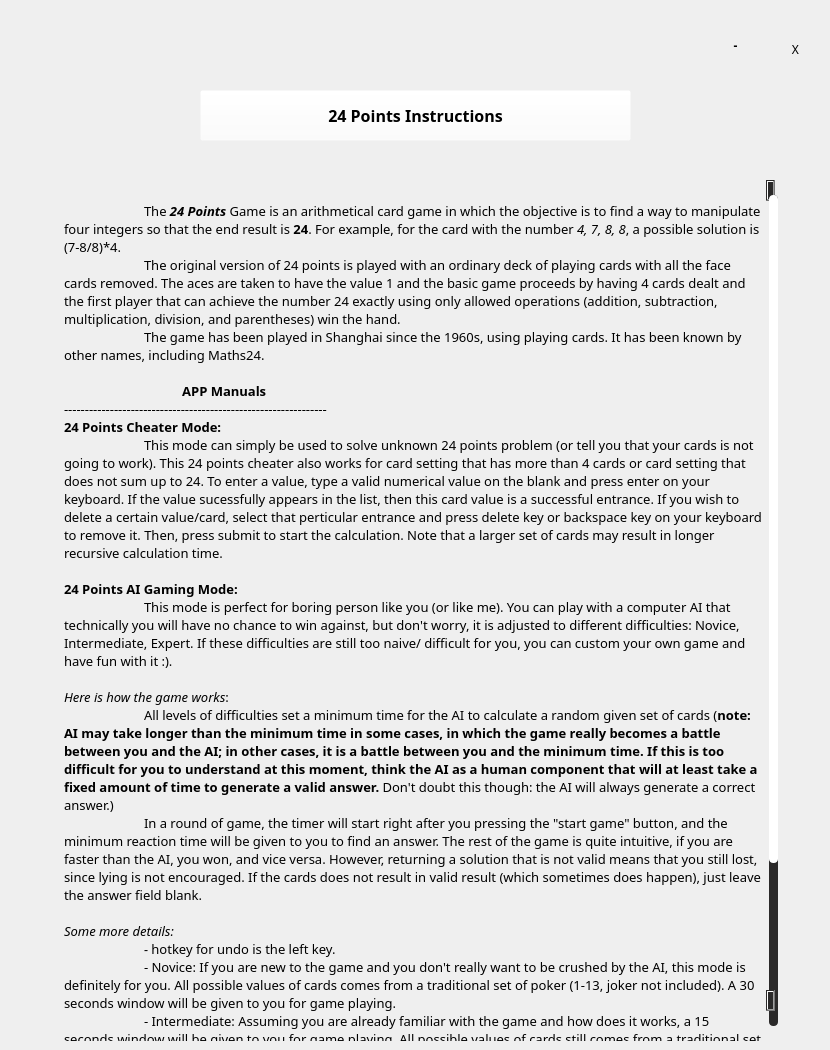
   <widget class="QWidget" name="background_info">
    <widget class="QPushButton" name="minibtn_2">
     <property name="geometry">
      <rect>
       <x>710</x>
       <y>20</y>
       <width>51</width>
       <height>51</height>
      </rect>
     </property>
     <property name="font">
      <font>
       <family>Yu Gothic</family>
       <bold>true</bold>
      </font>
     </property>
     <property name="styleSheet">
      <string notr="true">QPushButton:hover{
background-color:rgb(245, 205, 122);
border: none;
border-radius: 20px;

}

QPushButton{
padding-top:0px;
border: none;
}</string>
     </property>
     <property name="text">
      <string>-</string>
     </property>
    </widget>
    <widget class="QPushButton" name="closebtn_2">
     <property name="geometry">
      <rect>
       <x>770</x>
       <y>20</y>
       <width>51</width>
       <height>51</height>
      </rect>
     </property>
     <property name="font">
      <font>
       <family>Adobe Devanagari</family>
      </font>
     </property>
     <property name="styleSheet">
      <string notr="true">QPushButton#closebtn_2:hover{
background-color:rgb(219, 102, 111);
border: none;
border-radius: 20px;

}

QPushButton#closebtn_2{
padding-top:8px;
border: none;
border-radius: 30px;
}</string>
     </property>
     <property name="text">
      <string>Χ</string>
     </property>
    </widget>
    <widget class="QTextEdit" name="textEdit">
     <property name="geometry">
      <rect>
       <x>60</x>
       <y>180</y>
       <width>721</width>
       <height>861</height>
      </rect>
     </property>
     <property name="font">
      <font>
       <family>Adobe Devanagari</family>
       <pointsize>10</pointsize>
       <italic>false</italic>
       <bold>false</bold>
       <underline>false</underline>
      </font>
     </property>
     <property name="styleSheet">
      <string notr="true">QAbstractScrollArea{
background-color: rgba(255, 255, 255, 0);
border: none;
	font: 10pt &quot;Adobe Devanagari&quot;;
selection-background-color: black;
selection-color: white;
}

 QScrollBar:vertical
 {
     background-color: #2A2929;
     width: 15px;
     margin: 15px 3px 15px 3px;
     border: 1px transparent #2A2929;
     border-radius: 4px;
 }

 QScrollBar::handle:vertical
 {
     background-color: white;         /* #605F5F; */
     min-height: 5px;
     border-radius: 4px;
 }

 QScrollBar::sub-line:vertical
 {
     margin: 3px 0px 3px 0px;
     border-image: url(:/qss_icons/rc/up_arrow_disabled.png);
     height: 10px;
     width: 10px;
     subcontrol-position: top;
     subcontrol-origin: margin;
 }

 QScrollBar::add-line:vertical
 {
     margin: 3px 0px 3px 0px;
     border-image: url(:/qss_icons/rc/down_arrow_disabled.png);
     height: 10px;
     width: 10px;
     subcontrol-position: bottom;
     subcontrol-origin: margin;
 }

 QScrollBar::sub-line:vertical:hover,QScrollBar::sub-line:vertical:on
 {

     border-image: url(:/qss_icons/rc/up_arrow.png);
     height: 10px;
     width: 10px;
     subcontrol-position: top;
     subcontrol-origin: margin;
 }


 QScrollBar::add-line:vertical:hover, QScrollBar::add-line:vertical:on
 {
     border-image: url(:/qss_icons/rc/down_arrow.png);
     height: 10px;
     width: 10px;
     subcontrol-position: bottom;
     subcontrol-origin: margin;
 }

 QScrollBar::up-arrow:vertical, QScrollBar::down-arrow:vertical
 {
     background: none;
 }


 QScrollBar::add-page:vertical, QScrollBar::sub-page:vertical
 {
     background: none;
 }
</string>
     </property>
     <property name="readOnly">
      <bool>true</bool>
     </property>
     <property name="html">
      <string>&lt;!DOCTYPE HTML PUBLIC &quot;-//W3C//DTD HTML 4.0//EN&quot; &quot;http://www.w3.org/TR/REC-html40/strict.dtd&quot;&gt;
&lt;html&gt;&lt;head&gt;&lt;meta name=&quot;qrichtext&quot; content=&quot;1&quot; /&gt;&lt;meta charset=&quot;utf-8&quot; /&gt;&lt;style type=&quot;text/css&quot;&gt;
p, li { white-space: pre-wrap; }
&lt;/style&gt;&lt;/head&gt;&lt;body style=&quot; font-family:'Adobe Devanagari'; font-size:10pt; font-weight:400; font-style:normal;&quot;&gt;
&lt;p style=&quot; margin-top:0px; margin-bottom:0px; margin-left:0px; margin-right:0px; -qt-block-indent:0; text-indent:0px;&quot;&gt;	&lt;/p&gt;
&lt;p style=&quot; margin-top:0px; margin-bottom:0px; margin-left:0px; margin-right:0px; -qt-block-indent:0; text-indent:0px;&quot;&gt;	The &lt;span style=&quot; font-weight:600; font-style:italic;&quot;&gt;24 Points&lt;/span&gt; Game is an arithmetical card game in which the objective is to find a way to manipulate four integers so that the end result is &lt;span style=&quot; font-weight:600;&quot;&gt;24&lt;/span&gt;. For example, for the card with the number &lt;span style=&quot; font-style:italic;&quot;&gt;4, 7, 8, 8&lt;/span&gt;, a possible solution is (7-8/8)*4. &lt;/p&gt;
&lt;p style=&quot; margin-top:0px; margin-bottom:0px; margin-left:0px; margin-right:0px; -qt-block-indent:0; text-indent:0px;&quot;&gt;	The original version of 24 points is played with an ordinary deck of playing cards with all the face cards removed. The aces are taken to have the value 1 and the basic game proceeds by having 4 cards dealt and the first player that can achieve the number 24 exactly using only allowed operations (addition, subtraction, multiplication, division, and parentheses) win the hand. &lt;/p&gt;
&lt;p style=&quot; margin-top:0px; margin-bottom:0px; margin-left:0px; margin-right:0px; -qt-block-indent:0; text-indent:0px;&quot;&gt;	The game has been played in Shanghai since the 1960s, using playing cards. It has been known by other names, including Maths24.&lt;/p&gt;
&lt;p style=&quot;-qt-paragraph-type:empty; margin-top:0px; margin-bottom:0px; margin-left:0px; margin-right:0px; -qt-block-indent:0; text-indent:0px;&quot;&gt;&lt;br /&gt;&lt;/p&gt;
&lt;p style=&quot; margin-top:0px; margin-bottom:0px; margin-left:0px; margin-right:0px; -qt-block-indent:0; text-indent:0px;&quot;&gt;                                   &lt;span style=&quot; font-weight:600;&quot;&gt;APP Manuals&lt;/span&gt;&lt;/p&gt;
&lt;p style=&quot; margin-top:0px; margin-bottom:0px; margin-left:0px; margin-right:0px; -qt-block-indent:0; text-indent:0px;&quot;&gt;---------------------------------------------------------------&lt;/p&gt;
&lt;p style=&quot; margin-top:0px; margin-bottom:0px; margin-left:0px; margin-right:0px; -qt-block-indent:0; text-indent:0px;&quot;&gt;&lt;span style=&quot; font-weight:600;&quot;&gt;24 Points Cheater Mode: &lt;/span&gt;&lt;/p&gt;
&lt;p style=&quot; margin-top:0px; margin-bottom:0px; margin-left:0px; margin-right:0px; -qt-block-indent:0; text-indent:0px;&quot;&gt;	This mode can simply be used to solve unknown 24 points problem (or tell you that your cards is not going to work). This 24 points cheater also works for card setting that has more than 4 cards or card setting that does not sum up to 24. To enter a value, type a valid numerical value on the blank and press enter on your keyboard. If the value sucessfully appears in the list, then this card value is a successful entrance. If you wish to delete a certain value/card, select that perticular entrance and press delete key or backspace key on your keyboard to remove it. Then, press submit to start the calculation. Note that a larger set of cards may result in longer recursive calculation time. &lt;/p&gt;
&lt;p style=&quot;-qt-paragraph-type:empty; margin-top:0px; margin-bottom:0px; margin-left:0px; margin-right:0px; -qt-block-indent:0; text-indent:0px;&quot;&gt;&lt;br /&gt;&lt;/p&gt;
&lt;p style=&quot; margin-top:0px; margin-bottom:0px; margin-left:0px; margin-right:0px; -qt-block-indent:0; text-indent:0px;&quot;&gt;&lt;span style=&quot; font-weight:600;&quot;&gt;24 Points AI Gaming Mode:&lt;/span&gt;&lt;/p&gt;
&lt;p style=&quot; margin-top:0px; margin-bottom:0px; margin-left:0px; margin-right:0px; -qt-block-indent:0; text-indent:0px;&quot;&gt;&lt;span style=&quot; font-weight:600;&quot;&gt;	&lt;/span&gt;This mode is perfect for boring person like you (or like me). You can play with a computer AI that technically you will have no chance to win against, but don't worry, it is adjusted to different difficulties: Novice, Intermediate, Expert. If these difficulties are still too naive/ difficult for you, you can custom your own game and have fun with it :).&lt;/p&gt;
&lt;p style=&quot;-qt-paragraph-type:empty; margin-top:0px; margin-bottom:0px; margin-left:0px; margin-right:0px; -qt-block-indent:0; text-indent:0px;&quot;&gt;&lt;br /&gt;&lt;/p&gt;
&lt;p style=&quot; margin-top:0px; margin-bottom:0px; margin-left:0px; margin-right:0px; -qt-block-indent:0; text-indent:0px;&quot;&gt;&lt;span style=&quot; font-style:italic;&quot;&gt;Here is how the game works&lt;/span&gt;:&lt;/p&gt;
&lt;p style=&quot; margin-top:0px; margin-bottom:0px; margin-left:0px; margin-right:0px; -qt-block-indent:0; text-indent:0px;&quot;&gt;	All levels of difficulties set a minimum time for the AI to calculate a random given set of cards (&lt;span style=&quot; font-weight:600;&quot;&gt;note: AI may take longer than the minimum time in some cases, in which the game really becomes a battle between you and the AI; in other cases, it is a battle between you and the minimum time. If this is too difficult for you to understand at this moment, think the AI as a human component that will at least take a fixed amount of time to generate a valid answer. &lt;/span&gt;Don't doubt this though: the AI will always generate a correct answer.) &lt;/p&gt;
&lt;p style=&quot; margin-top:0px; margin-bottom:0px; margin-left:0px; margin-right:0px; -qt-block-indent:0; text-indent:0px;&quot;&gt;	In a round of game, the timer will start right after you pressing the &amp;quot;start game&amp;quot; button, and the minimum reaction time will be given to you to find an answer. The rest of the game is quite intuitive, if you are faster than the AI, you won, and vice versa. However, returning a solution that is not valid means that you still lost, since lying is not encouraged. If the cards does not result in valid result (which sometimes does happen), just leave the answer field blank. &lt;/p&gt;
&lt;p style=&quot;-qt-paragraph-type:empty; margin-top:0px; margin-bottom:0px; margin-left:0px; margin-right:0px; -qt-block-indent:0; text-indent:0px;&quot;&gt;&lt;br /&gt;&lt;/p&gt;
&lt;p style=&quot; margin-top:0px; margin-bottom:0px; margin-left:0px; margin-right:0px; -qt-block-indent:0; text-indent:0px;&quot;&gt;&lt;span style=&quot; font-style:italic;&quot;&gt;Some more details:&lt;/span&gt;&lt;/p&gt;
&lt;p style=&quot; margin-top:0px; margin-bottom:0px; margin-left:0px; margin-right:0px; -qt-block-indent:0; text-indent:0px;&quot;&gt;&lt;span style=&quot; font-style:italic;&quot;&gt;	- &lt;/span&gt;hotkey for undo is the left key. &lt;/p&gt;
&lt;p style=&quot; margin-top:0px; margin-bottom:0px; margin-left:0px; margin-right:0px; -qt-block-indent:0; text-indent:0px;&quot;&gt; 	- Novice: If you are new to the game and you don't really want to be crushed by the AI, this mode is definitely for you. All possible values of cards comes from a traditional set of poker (1-13, joker not included). A 30 seconds window will be given to you for game playing. &lt;/p&gt;
&lt;p style=&quot; margin-top:0px; margin-bottom:0px; margin-left:0px; margin-right:0px; -qt-block-indent:0; text-indent:0px;&quot;&gt; 	- Intermediate: Assuming you are already familiar with the game and how does it works, a 15 seconds window will be given to you for game playing. All possible values of cards still comes from a traditional set of poker (1-13, joker not included). &lt;/p&gt;
&lt;p style=&quot; margin-top:0px; margin-bottom:0px; margin-left:0px; margin-right:0px; -qt-block-indent:0; text-indent:0px;&quot;&gt;	- Expert: You probably want to give yourself a hard time, and the AI can grant you that. Still, a traditional set of poker will be used (1-13, joker not included); however, 6 cards will be given to you and you are only given 25 seconds of thinking time. Please enjoy. &lt;/p&gt;
&lt;p style=&quot; margin-top:0px; margin-bottom:0px; margin-left:0px; margin-right:0px; -qt-block-indent:0; text-indent:0px;&quot;&gt;	- Custom: So in this mode, you can either challenge yourself or use this as a chance to practice. Every possible parameters for the AI is up to you (otherwise they are set up exactly the same as the novice level) and since you should know yourself the best, you really should have a ton of fun, hopefully. The App will memorize your last change made to the setting from the game, so don't worry that you may forget the game setting that you are most comfortable with. &lt;/p&gt;
&lt;p style=&quot;-qt-paragraph-type:empty; margin-top:0px; margin-bottom:0px; margin-left:0px; margin-right:0px; -qt-block-indent:0; text-indent:0px;&quot;&gt;&lt;br /&gt;&lt;/p&gt;
&lt;p style=&quot; margin-top:0px; margin-bottom:0px; margin-left:0px; margin-right:0px; -qt-block-indent:0; text-indent:0px;&quot;&gt;That's all, good luck and have fun!&lt;/p&gt;&lt;/body&gt;&lt;/html&gt;</string>
     </property>
    </widget>
    <widget class="QPushButton" name="pushButton">
     <property name="geometry">
      <rect>
       <x>200</x>
       <y>90</y>
       <width>431</width>
       <height>51</height>
      </rect>
     </property>
     <property name="font">
      <font>
       <family>Adobe Devanagari</family>
       <pointsize>12</pointsize>
       <bold>true</bold>
      </font>
     </property>
     <property name="styleSheet">
      <string notr="true">background: rgba(255, 255, 255, 0);
</string>
     </property>
     <property name="text">
      <string>24 Points Instructions</string>
     </property>
     <property name="icon">
      <iconset resource="resource.qrc">
       <normaloff>:/pic/bin/file.png</normaloff>:/pic/bin/file.png</iconset>
     </property>
    </widget>
    <widget class="QPushButton" name="back">
     <property name="geometry">
      <rect>
       <x>30</x>
       <y>85</y>
       <width>60</width>
       <height>60</height>
      </rect>
     </property>
     <property name="styleSheet">
      <string notr="true">QPushButton:hover{
border: 4px solid;
border-radius: 20px;
background: rgba(255, 255, 255, 0);}

QPushButton{
border-radius: 20px;
background: rgba(255, 255, 255, 0);}</string>
     </property>
     <property name="text">
      <string/>
     </property>
     <property name="icon">
      <iconset resource="resource.qrc">
       <normaloff>:/pic/bin/back.png</normaloff>:/pic/bin/back.png</iconset>
     </property>
    </widget>
   </widget>
